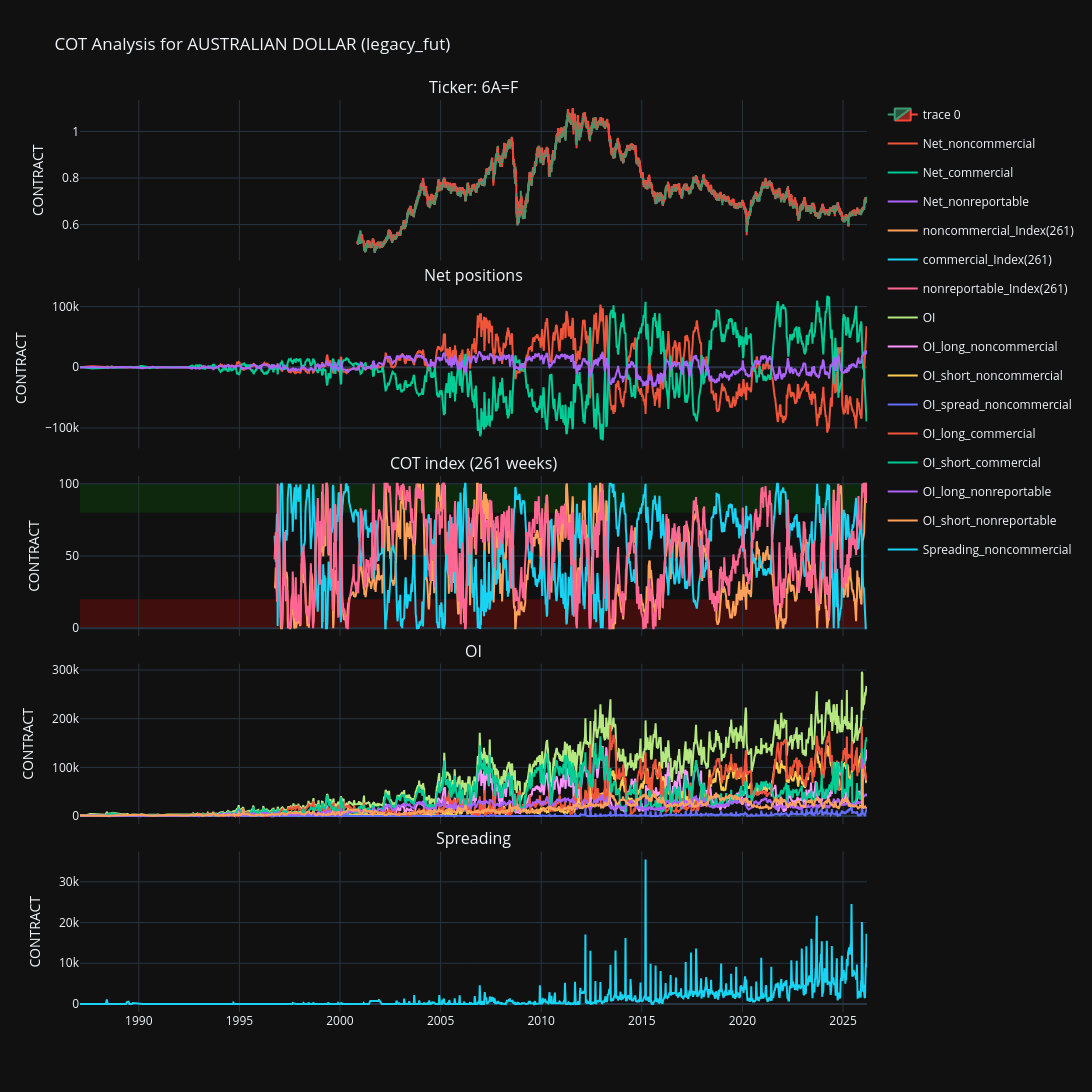

The cell this chart's notebook holds for it:
### Code cell
fig = make_subplots(rows=5, cols=1, shared_xaxes=True, vertical_spacing=0.03, subplot_titles=(f"Ticker: {TICKER}", "Net positions", f"COT index ({N} weeks)", 'OI', 'Spreading'))

fig.add_trace(
    go.Candlestick(
        x=data.index,
        open=data['Open'],
        high=data['High'],
        low=data['Low'],
        close=data['Close']
    ),
    row=1,
    col=1
)

for i, _df in enumerate([df_net, df_index, df_oi, df_spreading]):
    for col in _df.columns:
        fig.add_trace(
            # (go.Bar if i == 0 else go.Scatter)(
            go.Scatter(
                x=_df.index,
                y=_df[col],
                name=col,
                legendgroup=col,
            ),
            row=i+2,
            col=1
        )

fig.add_shape(
    type='rect',
    xref='paper',  # spans the full width of the plot
    yref='y3',  # y-axis of subplot in row 1
    x0=0,
    x1=1,
    y0=80,       # Adjust based on your y-axis range
    y1=100,
    fillcolor='green',
    opacity=0.2,
    line_width=0,
    layer='below'
)

fig.add_shape(
    type='rect',
    xref='paper',   # spans the full width of the plot
    yref='y3',      # y-axis of subplot in row 1
    x0=0,
    x1=1,
    y0=0,              # Adjust based on your y-axis range
    y1=20,
    fillcolor='red',
    opacity=0.2,
    line_width=0,
    layer='below'
)

fig.update_layout(
    height=3000,
    width=1600,
    title_text=f"COT Analysis for {MARKET} ({REPORT_TYPE})",
    template='plotly_dark',
    hovermode='x',  # or 'x unified'
)

fig.update_xaxes(
    rangeslider_visible=False,
    showspikes=True,
    spikemode='across',
    spikesnap='cursor',
    spikecolor='white',
    spikethickness=1,
    spikedash='dot',
)

fig.update_yaxes(
    title_text='CONTRACT',
    showspikes=True,
    spikemode='across',
    spikesnap='cursor',
    spikecolor='white',
    spikethickness=1,
    spikedash='dot',
)

### Figure 1 — Plotly figure (JSON) as saved in the notebook; plotly's stock layout.template omitted (floating-point values rounded to 4 significant figures; data arrays with more than 128 entries replaced by an {"elided": "..."} marker saying what was removed)
{"data": [{"close": {"elided": "6338 float values"}, "high": {"elided": "6338 float values"}, "low": {"elided": "6338 float values"}, "open": {"elided": "6338 float values"}, "type": "candlestick", "x": {"elided": "6338 str values"}, "xaxis": "x", "yaxis": "y"}, {"legendgroup": "Net_noncommercial", "name": "Net_noncommercial", "type": "scatter", "x": {"elided": "1770 str values"}, "xaxis": "x2", "y": {"elided": "1770 int values"}, "yaxis": "y2"}, {"legendgroup": "Net_commercial", "name": "Net_commercial", "type": "scatter", "x": {"elided": "1770 str values"}, "xaxis": "x2", "y": {"elided": "1770 int values"}, "yaxis": "y2"}, {"legendgroup": "Net_nonreportable", "name": "Net_nonreportable", "type": "scatter", "x": {"elided": "1770 str values"}, "xaxis": "x2", "y": {"elided": "1770 int values"}, "yaxis": "y2"}, {"legendgroup": "noncommercial_Index(261)", "name": "noncommercial_Index(261)", "type": "scatter", "x": {"elided": "1510 str values"}, "xaxis": "x3", "y": {"elided": "1510 float values"}, "yaxis": "y3"}, {"legendgroup": "commercial_Index(261)", "name": "commercial_Index(261)", "type": "scatter", "x": {"elided": "1510 str values"}, "xaxis": "x3", "y": {"elided": "1510 float values"}, "yaxis": "y3"}, {"legendgroup": "nonreportable_Index(261)", "name": "nonreportable_Index(261)", "type": "scatter", "x": {"elided": "1510 str values"}, "xaxis": "x3", "y": {"elided": "1510 float values"}, "yaxis": "y3"}, {"legendgroup": "OI", "name": "OI", "type": "scatter", "x": {"elided": "1770 str values"}, "xaxis": "x4", "y": {"elided": "1770 int values"}, "yaxis": "y4"}, {"legendgroup": "OI_long_noncommercial", "name": "OI_long_noncommercial", "type": "scatter", "x": {"elided": "1770 str values"}, "xaxis": "x4", "y": {"elided": "1770 float values"}, "yaxis": "y4"}, {"legendgroup": "OI_short_noncommercial", "name": "OI_short_noncommercial", "type": "scatter", "x": {"elided": "1770 str values"}, "xaxis": "x4", "y": {"elided": "1770 float values"}, "yaxis": "y4"}, {"legendgroup": "OI_spread_noncommercial", "name": "OI_spread_noncommercial", "type": "scatter", "x": {"elided": "1770 str values"}, "xaxis": "x4", "y": {"elided": "1770 float values"}, "yaxis": "y4"}, {"legendgroup": "OI_long_commercial", "name": "OI_long_commercial", "type": "scatter", "x": {"elided": "1770 str values"}, "xaxis": "x4", "y": {"elided": "1770 float values"}, "yaxis": "y4"}, {"legendgroup": "OI_short_commercial", "name": "OI_short_commercial", "type": "scatter", "x": {"elided": "1770 str values"}, "xaxis": "x4", "y": {"elided": "1770 float values"}, "yaxis": "y4"}, {"legendgroup": "OI_long_nonreportable", "name": "OI_long_nonreportable", "type": "scatter", "x": {"elided": "1770 str values"}, "xaxis": "x4", "y": {"elided": "1770 float values"}, "yaxis": "y4"}, {"legendgroup": "OI_short_nonreportable", "name": "OI_short_nonreportable", "type": "scatter", "x": {"elided": "1770 str values"}, "xaxis": "x4", "y": {"elided": "1770 float values"}, "yaxis": "y4"}, {"legendgroup": "Spreading_noncommercial", "name": "Spreading_noncommercial", "type": "scatter", "x": {"elided": "1770 str values"}, "xaxis": "x5", "y": {"elided": "1770 int values"}, "yaxis": "y5"}], "layout": {"annotations": [{"font": {"size": 16}, "showarrow": false, "text": "Ticker: 6A=F", "x": 0.5, "xanchor": "center", "xref": "paper", "y": 1, "yanchor": "bottom", "yref": "paper"}, {"font": {"size": 16}, "showarrow": false, "text": "Net positions", "x": 0.5, "xanchor": "center", "xref": "paper", "y": 0.794, "yanchor": "bottom", "yref": "paper"}, {"font": {"size": 16}, "showarrow": false, "text": "COT index (261 weeks)", "x": 0.5, "xanchor": "center", "xref": "paper", "y": 0.588, "yanchor": "bottom", "yref": "paper"}, {"font": {"size": 16}, "showarrow": false, "text": "OI", "x": 0.5, "xanchor": "center", "xref": "paper", "y": 0.382, "yanchor": "bottom", "yref": "paper"}, {"font": {"size": 16}, "showarrow": false, "text": "Spreading", "x": 0.5, "xanchor": "center", "xref": "paper", "y": 0.176, "yanchor": "bottom", "yref": "paper"}], "height": 3000, "hovermode": "x", "shapes": [{"fillcolor": "green", "layer": "below", "line": {"width": 0}, "opacity": 0.2, "type": "rect", "x0": 0, "x1": 1, "xref": "paper", "y0": 80, "y1": 100, "yref": "y3"}, {"fillcolor": "red", "layer": "below", "line": {"width": 0}, "opacity": 0.2, "type": "rect", "x0": 0, "x1": 1, "xref": "paper", "y0": 0, "y1": 20, "yref": "y3"}], "title": {"text": "COT Analysis for AUSTRALIAN DOLLAR (legacy_fut)"}, "width": 1600, "xaxis": {"anchor": "y", "domain": [0, 1], "matches": "x5", "rangeslider": {"visible": false}, "showspikes": true, "showticklabels": false, "spikecolor": "white", "spikedash": "dot", "spikemode": "across", "spikesnap": "cursor", "spikethickness": 1}, "xaxis2": {"anchor": "y2", "domain": [0, 1], "matches": "x5", "rangeslider": {"visible": false}, "showspikes": true, "showticklabels": false, "spikecolor": "white", "spikedash": "dot", "spikemode": "across", "spikesnap": "cursor", "spikethickness": 1}, "xaxis3": {"anchor": "y3", "domain": [0, 1], "matches": "x5", "rangeslider": {"visible": false}, "showspikes": true, "showticklabels": false, "spikecolor": "white", "spikedash": "dot", "spikemode": "across", "spikesnap": "cursor", "spikethickness": 1}, "xaxis4": {"anchor": "y4", "domain": [0, 1], "matches": "x5", "rangeslider": {"visible": false}, "showspikes": true, "showticklabels": false, "spikecolor": "white", "spikedash": "dot", "spikemode": "across", "spikesnap": "cursor", "spikethickness": 1}, "xaxis5": {"anchor": "y5", "domain": [0, 1], "rangeslider": {"visible": false}, "showspikes": true, "spikecolor": "white", "spikedash": "dot", "spikemode": "across", "spikesnap": "cursor", "spikethickness": 1}, "yaxis": {"anchor": "x", "domain": [0.824, 1], "showspikes": true, "spikecolor": "white", "spikedash": "dot", "spikemode": "across", "spikesnap": "cursor", "spikethickness": 1, "title": {"text": "CONTRACT"}}, "yaxis2": {"anchor": "x2", "domain": [0.618, 0.794], "showspikes": true, "spikecolor": "white", "spikedash": "dot", "spikemode": "across", "spikesnap": "cursor", "spikethickness": 1, "title": {"text": "CONTRACT"}}, "yaxis3": {"anchor": "x3", "domain": [0.412, 0.588], "showspikes": true, "spikecolor": "white", "spikedash": "dot", "spikemode": "across", "spikesnap": "cursor", "spikethickness": 1, "title": {"text": "CONTRACT"}}, "yaxis4": {"anchor": "x4", "domain": [0.206, 0.382], "showspikes": true, "spikecolor": "white", "spikedash": "dot", "spikemode": "across", "spikesnap": "cursor", "spikethickness": 1, "title": {"text": "CONTRACT"}}, "yaxis5": {"anchor": "x5", "domain": [0, 0.176], "showspikes": true, "spikecolor": "white", "spikedash": "dot", "spikemode": "across", "spikesnap": "cursor", "spikethickness": 1, "title": {"text": "CONTRACT"}}}}
